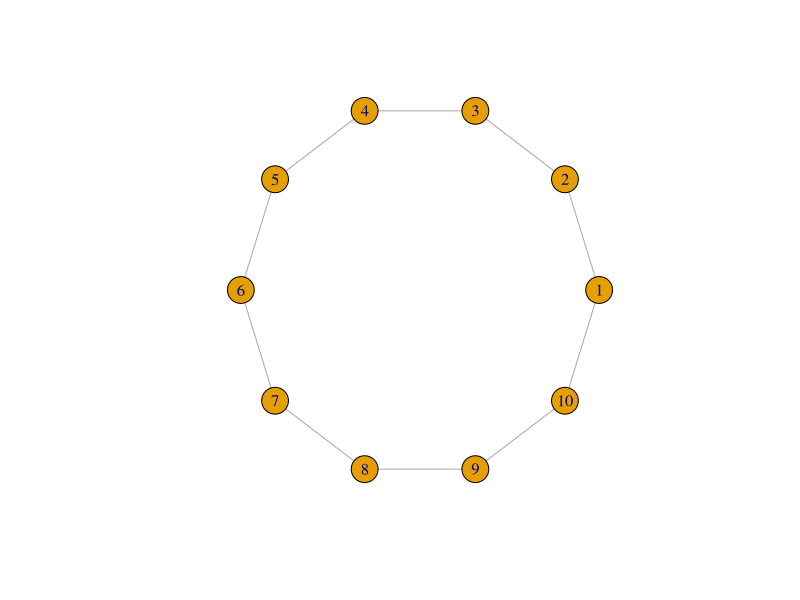
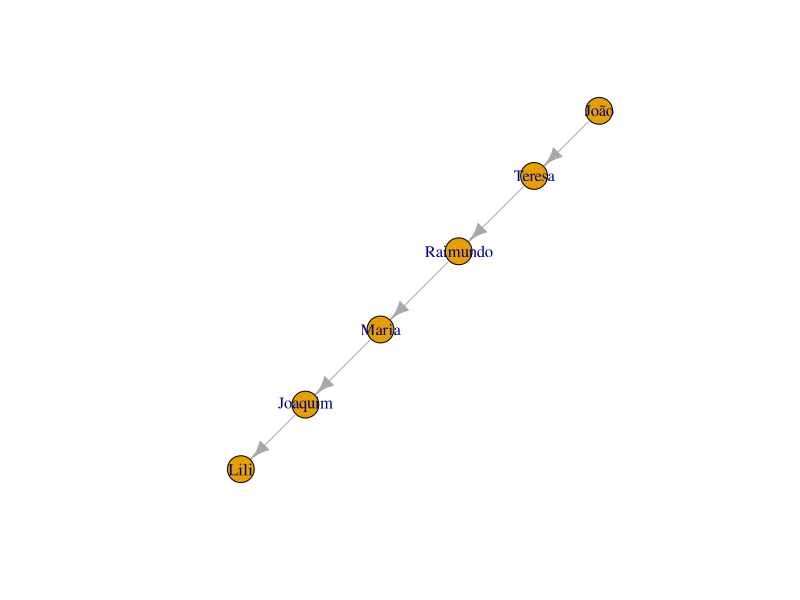
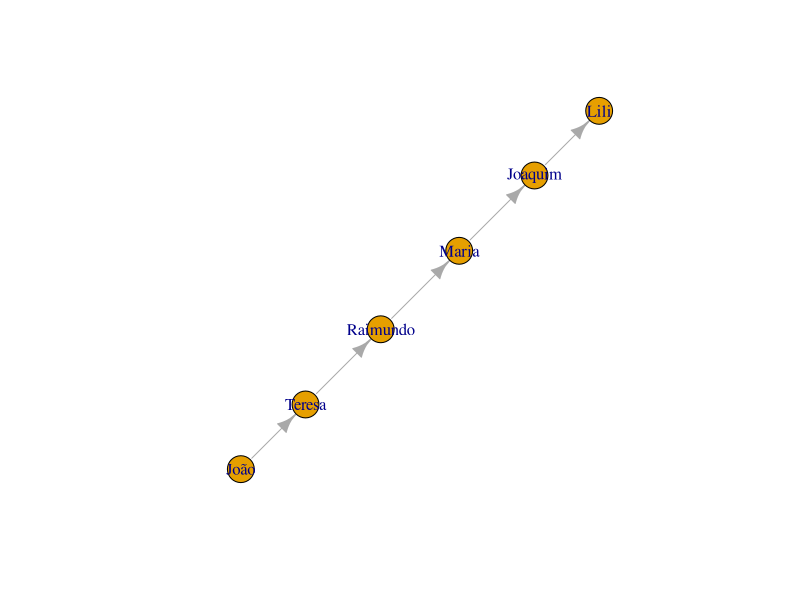
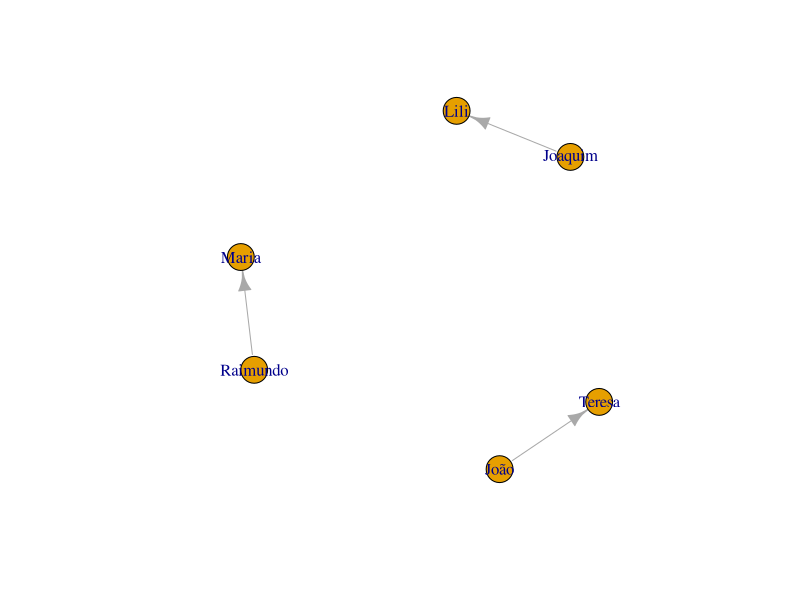
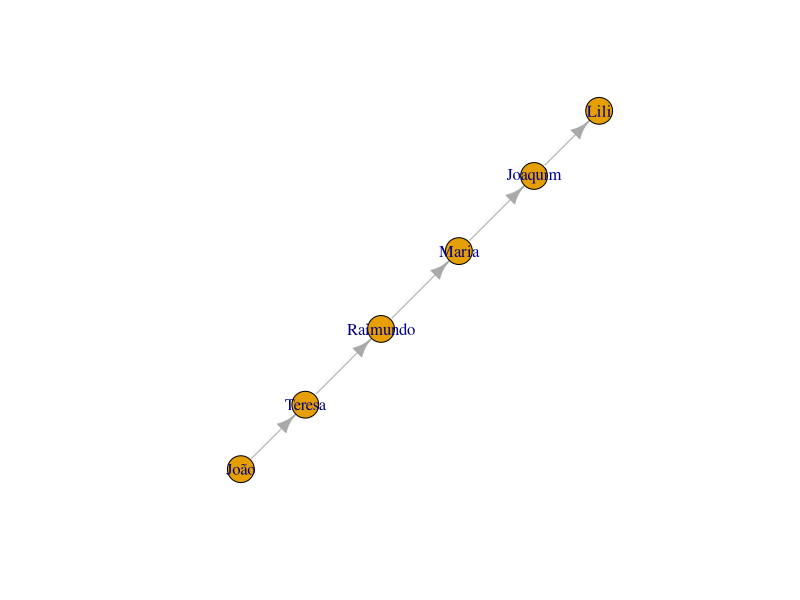
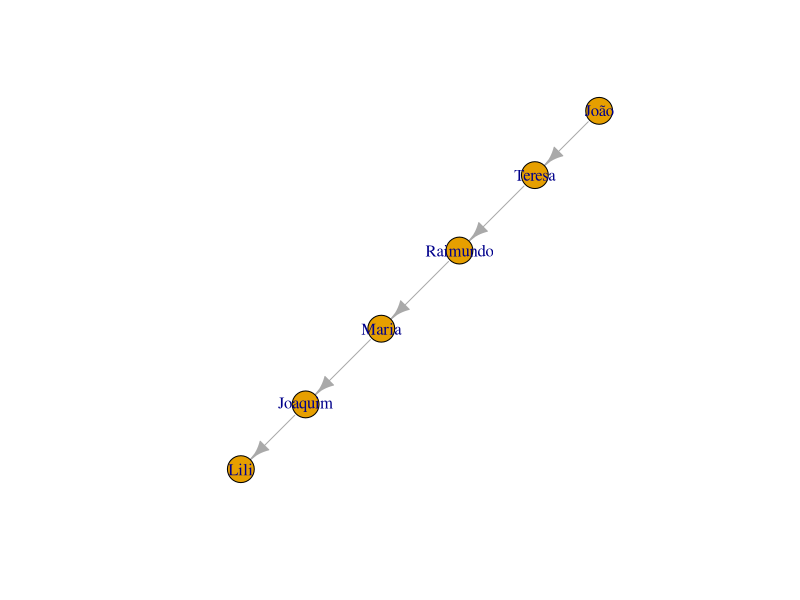
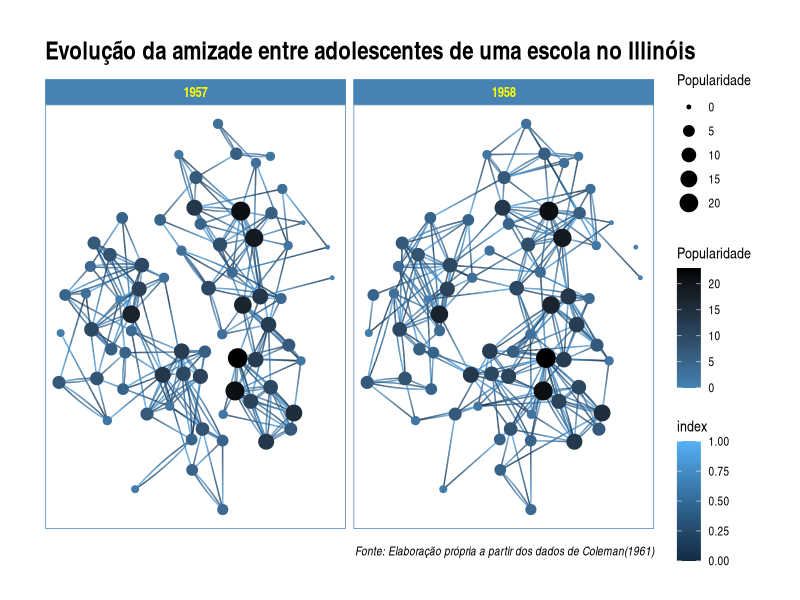

Recreate these plots in R, in order.
## ---- chunk 1
library(igraph) # chamando o pacote já instalado
## ---- chunk 2
 g <- make_ring(10)
     g$layout <- layout_in_circle
     plot(g)
## ---- chunk 3
library(igraph) 
g <- graph.empty(directed=TRUE) # "directed" implica distinguir entre "de" e "para" na relação entre os nós.

#  Adicionando os vértices. 
g <- g + vertex("João") 
g <- g + vertex("Teresa") 
g <- g + vertex("Raimundo") 
g <- g + vertex("Maria") 
g <- g + vertex("Joaquim") 
g <- g + vertex("Lili") 

#  Especificando as relações entres os vértices, os edges
g <- g + edges("João", "Teresa")
g <- g + edges("Teresa", "Raimundo")
g <- g + edges("Raimundo", "Maria")
g <- g + edges("Maria", "Joaquim")
g <- g + edges("Joaquim", "Lili")

plot.igraph(g) # plotando o grafo
## ---- chunk 4
library(igraph) 
g <- graph.empty(directed=TRUE) 

#  Adicionando os vértices. 
g <- g + vertex(c("João", "Teresa", "Raimundo", "Maria", "Joaquim", "Lili"))

#  Adicionando os edges em pares
g <- g + edges(c("João", "Teresa", "Teresa", "Raimundo", "Raimundo", "Maria","Maria", "Joaquim","Joaquim", "Lili"))

plot.igraph(g)
## ---- chunk 5
g <- graph.empty(directed=TRUE) 
g <- g + vertex(c("João", "Teresa", "Raimundo", "Maria", "Joaquim", "Lili"))
g <- g + edges(c("João", "Teresa", "Raimundo", "Maria","Joaquim", "Lili"))
plot.igraph(g)
## ---- chunk 6
g <- graph.formula(
    João --+ Teresa --+ Raimundo --+ Maria --+ Joaquim --+ Lili
)
plot(g)
## ---- chunk 7
 plot.igraph(g)
## ---- chunk 8
library(ggraph) 
library(tidygraph) 
## ---- chunk 9
str(highschool) # observando a estrutura do data frame
## ---- chunk 10
head(highschool,10) # observado as primeiras linhas do data frame
## ---- chunk 11
as_tbl_graph(highschool)
## ---- chunk 12
grafo <- as_tbl_graph(highschool) %>% 
    mutate(Popularidade = centrality_degree(mode = 'in'))
grafo
## ---- chunk 13
ggraph(grafo, layout = 'kk') + 
    geom_edge_fan(aes(colour = stat(index)), show.legend = FALSE) + 
    geom_node_point(aes(size = Popularidade, colour= Popularidade), show.legend = TRUE) +
    scale_colour_gradient(low = "steelblue", high = "black") +
    facet_edges(~year) + 
    theme_graph(foreground = 'steelblue', fg_text_colour = 'yellow') +
    labs(title = "Evolução da amizade entre adolescentes de uma escola no Illinóis", 
         caption = "Fonte: Elaboração própria a partir dos dados de Coleman(1961)")
